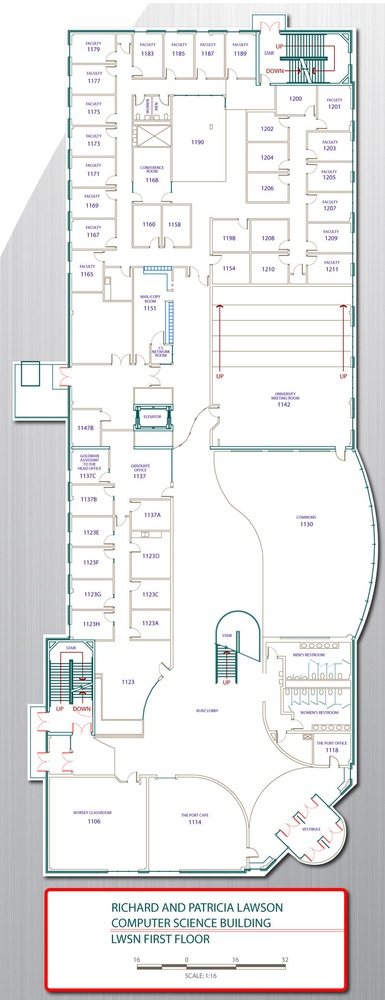
#> input picture lawson_1.JPG, 385 x 1000 px, shrunk from 800 x 2078 before the run, found by its file name
$ python main.py ../lawson_1.JPG
#> lines starting #> are read from the running program, lines starting #| are printed output that depends on the picture; after the words box and inside, x2 and y2 are one past the last pixel; in counts of white or black regions, pixels touching at a corner belong together
### backend/CameraPlacementAlgorithm/floorplan.py
"""
floorplan.py — Floorplan image processing

Converts a blueprint JPG into:
  - floor_mask: binary numpy array, True = walkable floor
  - wall_mask:  binary numpy array, True = wall/obstacle
  - candidate camera positions (pixel coords)
"""

from __future__ import annotations
import dataclasses
from typing import List, Tuple

import cv2
import numpy as np
from scipy import ndimage


# ---------------------------------------------------------------------------
# Public constants (override via FloorplanConfig)
# ---------------------------------------------------------------------------
PIXELS_PER_METER = 29.5   # 1px ≈ 0.034m at 1/8" blueprint scale, 72 DPI
GRID_STEP = 12             # coverage-grid resolution in pixels (~0.4 m)
CAMERA_HEIGHT_M = 2.5      # wall-mounted height in metres
CANDIDATE_WALL_STEP = 20   # subsample wall-adjacent candidates every N px
MIN_ROOM_AREA_PX = 500     # ignore connected components smaller than this


@dataclasses.dataclass
class FloorplanData:
    img: np.ndarray          # original BGR image
    floor_mask: np.ndarray   # bool H×W
    wall_mask: np.ndarray    # bool H×W
    px_per_meter: float
    grid_points: np.ndarray  # (N,2) int array of (row,col) grid sample points
    candidates: np.ndarray   # (M,2) int array of (row,col) camera candidates
    ceiling: bool = False    # True = ceiling-mounted cameras (interior floor grid)


# ---------------------------------------------------------------------------
# Main entry point
# ---------------------------------------------------------------------------

def load_floorplan(path: str, px_per_meter: float = PIXELS_PER_METER,
                   grid_step: int = GRID_STEP,
                   wall_step: int = CANDIDATE_WALL_STEP,
                   ceiling: bool = False) -> FloorplanData:
#> called with path = '../lawson_1.JPG', px_per_meter = 29.5, grid_step = 12, wall_step = 10, ceiling = False
    img = cv2.imread(path)
#> img is the input picture: shape (1000, 385, 3); mean B, G, R 230.8, 230.7, 231
    if img is None:
        raise FileNotFoundError(f"Cannot open image: {path}")

    wall_mask = _detect_walls(img)
#> in _detect_walls, `grey = cv2.cvtColor(img, cv2.COLOR_BGR2GRAY)`:
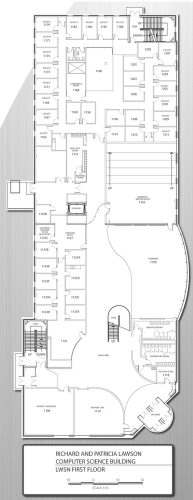
#> grey: shape (1000, 385) (shown at 1/2 size); min 26, max 255, mean 230.8
    floor_mask = _extract_floor(wall_mask, img)
    candidates = extract_candidates(floor_mask, wall_mask, step=wall_step,
                                    ceiling=ceiling)
    grid_pts = _sample_grid(floor_mask, grid_step)

    mode_str = "ceiling" if ceiling else "wall-adjacent"
    print(f"  Floor pixels: {floor_mask.sum():,}")
    print(f"  Grid points:  {len(grid_pts):,}  (step={grid_step}px)")
    print(f"  Candidates:   {len(candidates):,}  ({mode_str})")

    return FloorplanData(
        img=img,
        floor_mask=floor_mask,
        wall_mask=wall_mask,
        px_per_meter=px_per_meter,
        grid_points=grid_pts,
        candidates=candidates,
        ceiling=ceiling,
    )


# ---------------------------------------------------------------------------
# Wall detection
# ---------------------------------------------------------------------------

def _find_wall_threshold(grey: np.ndarray) -> int:
    """
    Automatically find the grey threshold that separates wall ink from floor.

    Two image types:

    Blueprint (e.g. Lawson): lowest histogram peak is at ~172+ (walls form a
      broad dark tail with no distinct lower peak). Otsu works correctly.

    Printed plan with coloured fills (e.g. dsai_3): distinct peak at ~100–150
      representing room fill colour, with dark wall ink living below that peak.
      Otsu incorrectly captures fills as walls. Instead, threshold just below
      the fill peak (at 85% of its grey value) to capture only the dark ink.
    """
    from scipy.signal import find_peaks

    hist = cv2.calcHist([grey], [0], None, [256], [0, 256]).flatten()
#> hist = 256 values, max 164393 at index 255, min 0 at index 0, mean 1503.9
    smoothed = np.convolve(hist, np.ones(3) / 3, mode='same')
#> smoothed = 256 values, max 73980.3 at index 254, min 0 at index 0, mean 1289.9

    # Find significant peaks (≥ 1% of tallest peak, minimum 8 grey-values apart)
    peaks, _ = find_peaks(smoothed, height=smoothed.max() * 0.01, distance=8)
#> peaks = [173, 185, 202, 211, 229, 240, 254]

    # Look at peaks below the white-floor region (< 220)
    dark_med_peaks = peaks[peaks < 220]
#> dark_med_peaks = [173, 185, 202, 211]

    if len(dark_med_peaks) > 0:
        lowest_peak = int(dark_med_peaks[0])
#> lowest_peak = 173

        if lowest_peak < 150:
            # Distinct fill peak detected (coloured room fills, e.g. dsai_3).
            # The fills live at ~lowest_peak grey; wall ink lives well below.
            # Use the grey value just below the fill peak as the threshold:
            # 90% of the fill peak captures ink + anti-aliased edges without
            # pulling in the fills themselves.
            threshold = max(40, int(lowest_peak * 0.90))
            return threshold

    # No distinct fill cluster — use Otsu (handles blueprints correctly)
    thresh_val, _ = cv2.threshold(grey, 0, 255,
                                  cv2.THRESH_BINARY + cv2.THRESH_OTSU)
#> thresh_val = 211
    return int(thresh_val)


def _detect_walls(img: np.ndarray) -> np.ndarray:
    """
    Returns a bool mask where True = wall/obstacle.

    Strategy:
      1. Greyscale + adaptive threshold (Otsu for blueprints; valley-based for
         printed plans with coloured room fills — avoids classifying fills as walls)
      2. Morphological closing fills hairline JPEG-compression gaps
      3. Remove isolated text-label blobs: wall network is one large connected
         structure; text labels are tiny isolated components
    """
    grey = cv2.cvtColor(img, cv2.COLOR_BGR2GRAY)

    thresh_val = _find_wall_threshold(grey)
#> thresh_val = 211
    print(f"  Wall threshold: {thresh_val} (grey < {thresh_val} = wall)")
#|   Wall threshold: 211 (grey < 211 = wall)
    wall_raw = (grey < thresh_val).astype(np.uint8)
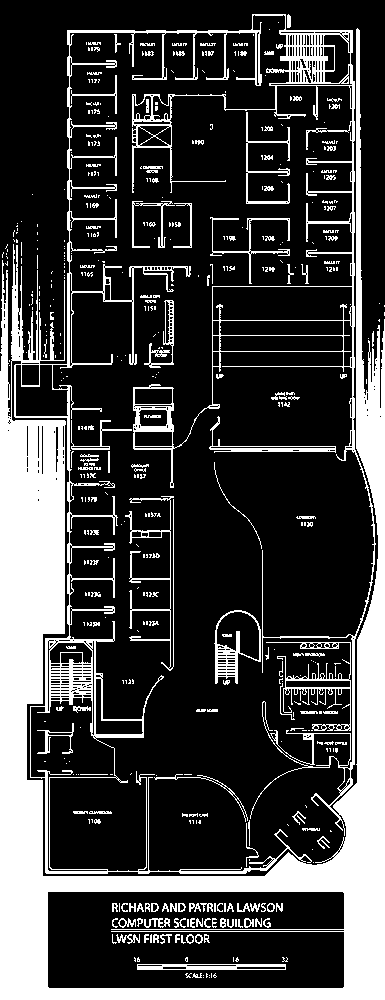
#> wall_raw: shape (1000, 385); values 0 (black) and 1 (white), 24.8% white; 490 white regions (328 under 20 px), largest, box (x1, y1, x2, y2) and area: (0, 14, 385, 1000) 81056, (266, 642, 351, 731) 1157, (125, 496, 174, 671) 1096

    # Close hairline JPEG-compression gaps along wall edges.
    # Use a 5×5 kernel — printed/scanned plans at lower thresholds may have
    # wider anti-aliasing gaps than clean blueprint files.
    close_kernel = cv2.getStructuringElement(cv2.MORPH_RECT, (5, 5))
    wall_closed = cv2.morphologyEx(wall_raw, cv2.MORPH_CLOSE, close_kernel)
#> wall_closed: shape (1000, 385); values 0 (black) and 1 (white), 30.2% white; 114 white regions (48 under 20 px), largest, box (x1, y1, x2, y2) and area: (0, 14, 385, 1000) 104335, (125, 496, 174, 671) 1575, (112, 903, 283, 912) 1397

    # Drop isolated text-label blobs.
    # Real wall segments are large; room-number/name blobs are tiny.
    # Keep any component >= 0.1% of total image pixels.
    total_px = img.shape[0] * img.shape[1]
    min_wall_px = max(500, int(total_px * 0.001))

    labeled_wall, n_wall = ndimage.label(wall_closed)
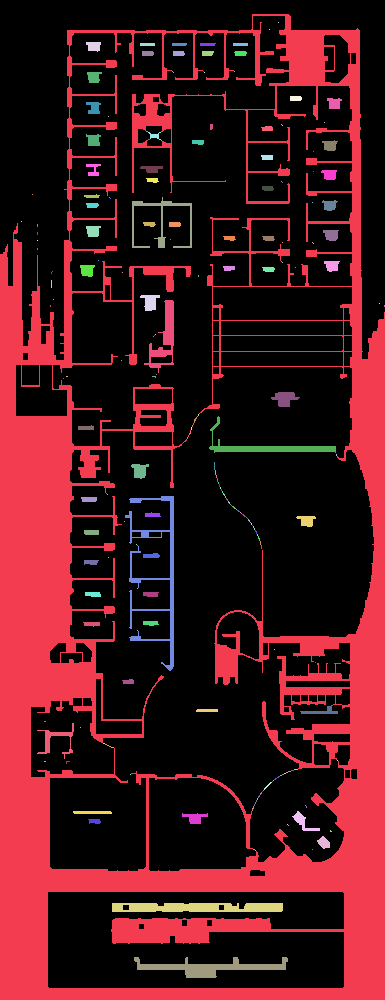
#> labeled_wall: shape (1000, 385) int32; 221 distinct labels, from 0 to 220; one colour per label, 0 black
#> n_wall = 220
    if n_wall > 0:
        sizes = ndimage.sum(wall_closed, labeled_wall, range(1, n_wall + 1))
#> sizes = 220 values, max 104012 at index 0, min 1 at index 1, mean 529.1
        wall_clean = np.zeros_like(wall_closed)
        for lbl in range(1, n_wall + 1):
            if sizes[lbl - 1] >= min_wall_px:
                wall_clean[labeled_wall == lbl] = 1
#> wall_clean: shape (1000, 385); values 0 (black) and 1 (white), 28.7% white; 7 white regions, largest, box (x1, y1, x2, y2) and area: (0, 14, 385, 1000) 104012, (125, 496, 174, 671) 1571, (112, 903, 283, 912) 1397
    else:
        wall_clean = wall_closed

    return wall_clean.astype(bool)


# ---------------------------------------------------------------------------
# Floor extraction
# ---------------------------------------------------------------------------

def _extract_floor(wall_mask: np.ndarray, img: np.ndarray) -> np.ndarray:
    """
    Extract interior walkable floor, excluding the building exterior.

    Steps:
      1. non_wall = ~wall_mask  (candidate floor pixels)
      2. Flood-fill the exterior: pad non_wall with a 1-px border of "floor",
         flood-fill from (0,0) of the padded image — this reaches every
         non-wall region connected to the image edge (i.e. the exterior margin).
         Remove the padding; the filled area is the exterior.
      3. floor_raw = non_wall AND NOT exterior
      4. Keep only components >= MIN_ROOM_AREA_PX (drops noise/artefacts)
    """
    h, w = wall_mask.shape
    non_wall = (~wall_mask).astype(np.uint8)

    # --- Exterior flood-fill via padded border trick ---
    # Add 1-px border of 1s so corner (0,0) is always reachable non-wall
    padded = np.pad(non_wall, 1, mode='constant', constant_values=1)
#> padded: shape (1002, 387); values 0 (black) and 1 (white), 71.5% white; 7 black regions, largest, box (x1, y1, x2, y2) and area: (1, 15, 386, 1001) 104012, (126, 497, 175, 672) 1571, (113, 904, 284, 913) 1397
    h_p, w_p = padded.shape
    ff_mask = np.zeros((h_p + 2, w_p + 2), dtype=np.uint8)
    cv2.floodFill(padded, ff_mask, (0, 0), 2)          # exterior pixels → 2
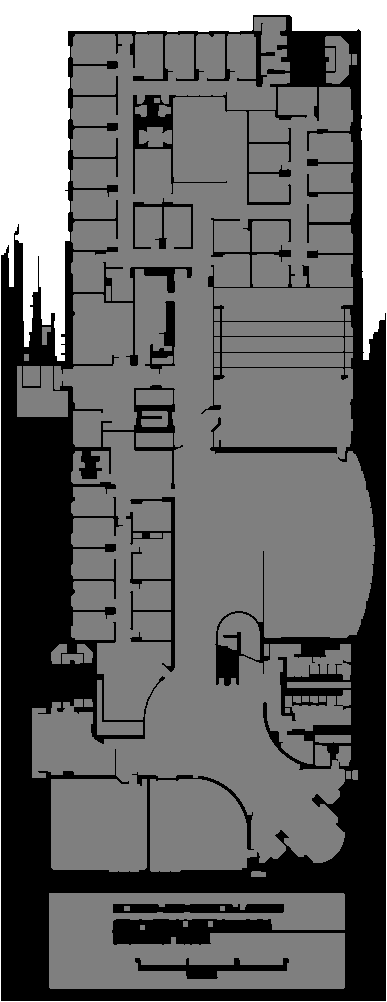
#> padded: shape (1002, 387); min 0, max 2, mean 0.816; drawn with min black and max white
    exterior = (padded[1:-1, 1:-1] == 2)               # strip padding
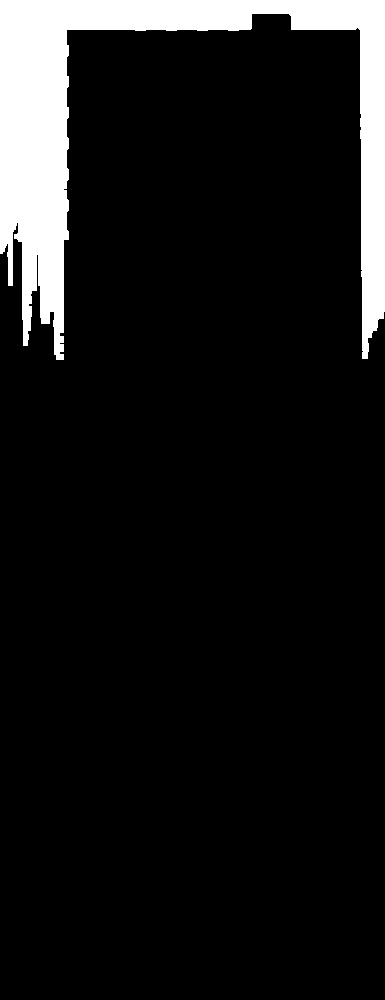
#> exterior: shape (1000, 385) bool; 9.5% white; 1 white region, box (x1, y1, x2, y2) and area: (0, 0, 385, 360) 36484

    # Interior floor = non-wall pixels not reachable from the image edge
    floor_raw = non_wall.astype(bool) & ~exterior
#> floor_raw: shape (1000, 385) bool; 61.8% white; 7 black regions, largest, box (x1, y1, x2, y2) and area: (0, 0, 385, 1000) 140496, (125, 496, 174, 671) 1571, (112, 903, 283, 912) 1397

    # --- Keep only meaningful floor regions ---
    labeled, n_labels = ndimage.label(floor_raw)
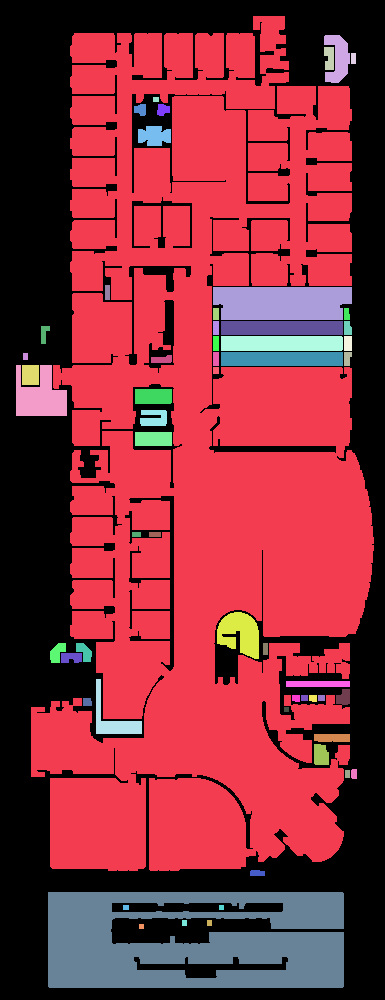
#> labeled: shape (1000, 385) int32; 58 distinct labels, from 0 to 57; one colour per label, 0 black
#> n_labels = 57
    if n_labels == 0:
        raise RuntimeError("No interior floor found — check wall detection")

    sizes = ndimage.sum(floor_raw, labeled, range(1, n_labels + 1))
#> sizes = 57 values, max 195075 at index 0, min 25 at index 45, mean 4176.7
    floor_main = np.zeros((h, w), dtype=bool)
    for lbl in range(1, n_labels + 1):
        if sizes[lbl - 1] >= MIN_ROOM_AREA_PX:
            floor_main |= (labeled == lbl)
#> this loop made 57 passes
#> pass 2, in _extract_floor, `floor_main |= (labeled == lbl)`:
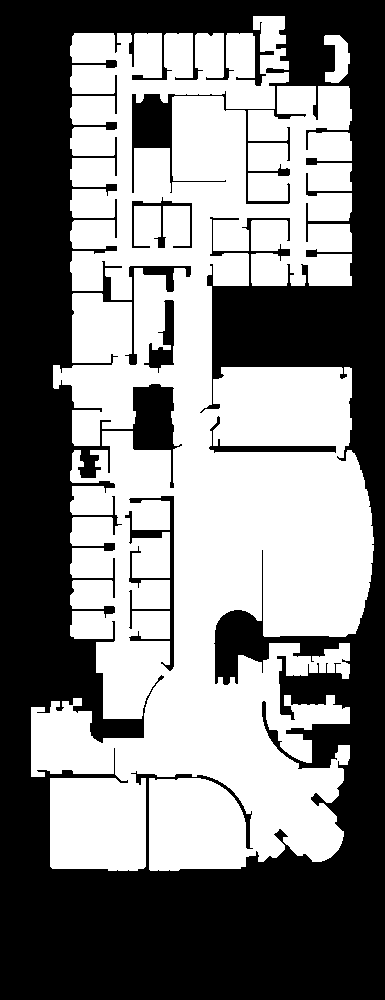
#> floor_main: shape (1000, 385) bool; 50.9% white; 5 black regions, box (x1, y1, x2, y2) and area: (0, 0, 385, 1000) 185138, (125, 496, 174, 671) 1676, (144, 300, 174, 373) 895, (209, 416, 336, 453) 831, (132, 197, 192, 248) 606
#> (the rest of the program and of its run is left out)
